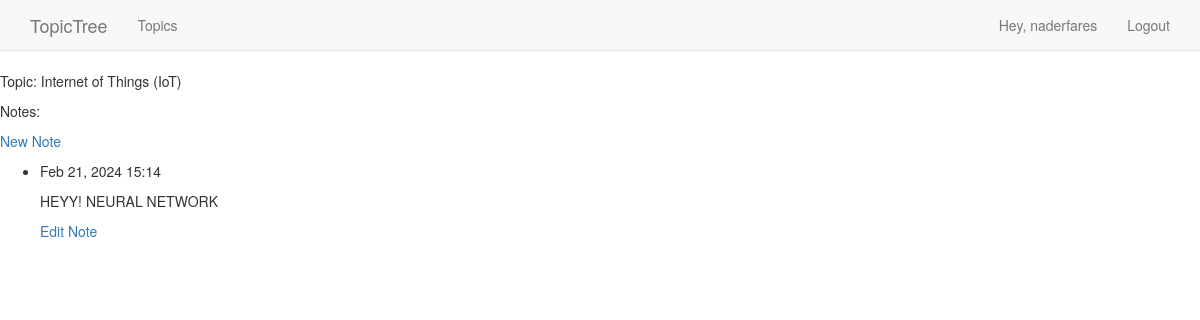
Page /topics/8/ (signed in) on the committed database.
### topic_trees/models.py (models this page shows, shortened)
class Topic(models.Model):
  text = models.CharField(max_length=200)
  date_added = models.DateTimeField(auto_now_add=True)
  owner = models.ForeignKey(User, on_delete=models.CASCADE)
  def __str__(self):
    return self.text

class Entry(models.Model):
  topic = models.ForeignKey(Topic, on_delete=models.CASCADE)
  text = models.TextField()
  date_added = models.DateTimeField(auto_now_add=True)
  class Meta:
    verbose_name_plural = 'entries'

### topic_trees/views.py (the view)
# urls.py: path('topics/<topic_id>/', views.topic, name='topic'),
@login_required
def topic(request, topic_id):
  topic = Topic.objects.get(id = topic_id)
  if topic.owner != request.user:
    raise Http404
  entries = topic.entry_set.order_by('-date_added')
  context = {
    'topic': topic,
    'entries': entries
  }
  return render(request, 'topic_trees/topic.html', context)

### topic_trees/templates/topic_trees/topic.html
{% extends "topic_trees/base.html" %}
{% block content %}
  <p>Topic: {{ topic }}</p>
  <p>Notes: </p>
  <p>
    <a href="{% url 'new_entry' topic.id %}">New Note</a>
  </p>
  <ul>
    {% for entry in entries %}
      <li>
        <p>{{ entry.date_added | date:'M d, Y H:i' }}</p>
        <p>{{ entry.text | linebreaks }}</p>
        <p>
          <a href="{% url 'edit_entry' entry.id %}">Edit Note</a>
        </p>
      </li>
      {% empty %}
      <li>
        No Registry.
      </li>
    {% endfor %}
  </ul>
{% endblock content %}

### topic_trees/templates/topic_trees/base.html (shortened to what this page needs)
<!DOCTYPE html>
<html lang="en">
  <head>
    {% load bootstrap3 %}
    {% bootstrap_css %}
  </head>
  <body>
    <nav class="navbar navbar-default navbar-static-top">
      <div class="container">
        <div class="navbar-header">
          <a class="navbar-brand" href="{% url 'index' %}">TopicTree</a>
        </div>
        <div id="navbar" class="collapse navbar-collapse">
          <ul class="nav navbar-nav">
            <li><a href="{% url 'topics' %}">Topics</a></li>
          </ul>
          <ul class="nav navbar-nav navbar-right">
            {% if user.is_authenticated %}
              <li><a href="#">Hey, {{ user.username }}</a></li>
              <li><a href="{% url 'logout' %}">Logout</a></li>
            {% else %}
              <li><a href="{% url 'login' %}">Login</a></li>
              <li><a href="{% url 'register' %}">Register</a></li>
            {% endif %}
        </ul>
        </div>
      </div>
    </nav>
  </body>
</html>
{% block content %}{% endblock content %}

### rows in the picture
Topic: text "Internet of Things (IoT)"
Entry: date_added "Feb 21, 2024 15:14", text "HEYY! NEURAL NETWORK"

### other values in the picture
{{ user.username }} "naderfares"
